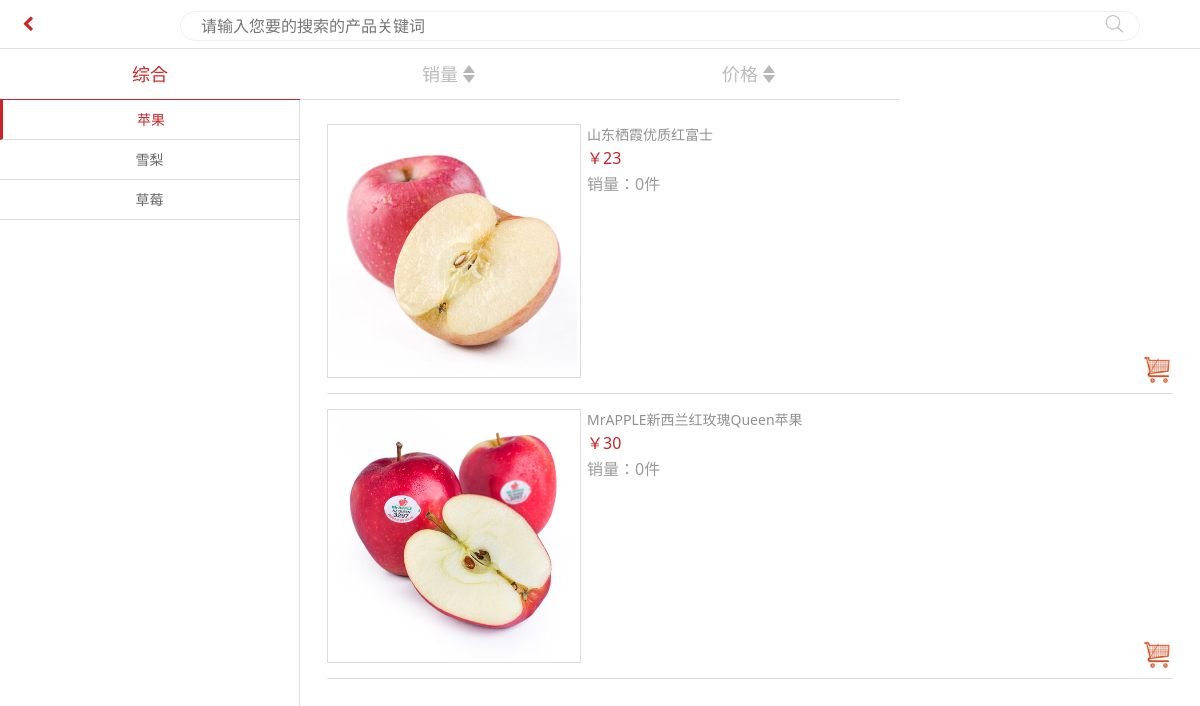
The app's page /category.html with its own data.
### Shop/models.py (models this page shows, shortened)
class goods(models.Model):
    sale = models.IntegerField(default=0)
    title = models.CharField(max_length=150, default='')
    price = models.IntegerField(default=0)
    pic_url = models.CharField(max_length=150, default='')
    pic_url_detail = models.CharField(max_length=150, default='')
    goods_shopcart_number = models.IntegerField(default=0)
    goods_order_number = models.IntegerField(default=0)
    goods_to_shopcart = models.ManyToManyField(shopcart, null=True, blank=True)
    goods_to_order = models.ManyToManyField(order, null=True, blank=True)
    goods_to_user = models.ManyToManyField(settings.AUTH_USER_MODEL, null=True, blank=True)#收藏
    goods_to_category = models.ForeignKey(category, on_delete=models.CASCADE, null=True, blank=True)

### Shop/views.py (the view)
# urls.py: path('category.html', views.category_views),
def category_views(req):
    if req.POST:
        category_get = category.objects.get(category_name=req.POST['name'])
        goods_all = category_get.goods_set.all()
        return render(req, 'category.html',{'goods_all':goods_all,'category':category_get})
    category_apple = category.objects.get(category_name='苹果')
    goods_apple = category_apple.goods_set.all()
    return render(req, 'category.html', {'goods_all': goods_apple, 'category': category_apple})

### templates/category.html (shortened to what this page needs)
{% load static %}
<!DOCTYPE html>
<html>
	<head>
		<link href="{% static 'css/amazeui.min.css'%}" rel="stylesheet" type="text/css" />
		<link href="{% static 'css/style.css'%}" rel="stylesheet" type="text/css" />
	</head>
	<body>
		<header data-am-widget="header" class="am-header am-header-default sq-head ">
			<div class="am-header-left am-header-nav">
				<a href="javascript:history.back()" class="">
					<i class="am-icon-chevron-left"></i>
				</a>
			</div>
		    <div class="cate-search">
		    	<input type="text" class="cate-input" placeholder="请输入您要的搜索的产品关键词" />
		    	<input type="button" class="cate-btn" />
	        </div>
	    </header>
	    <div style="height: 49px;"></div>
	    <ul class="list-nav">
	    	<li class="current"><a href="">综合</a></li>
	    	<li><a href=""><i class="list-price">销量</i></a></li>
			<li><a href=""><i class="list-price">价格</i></a></li>
	    </ul>
	    <div class="content-list">
	    	<div class="list-left">
				{% if category.category_name == '苹果'%}
	    		<li class="current"><a href="javascript:post('苹果')">苹果</a></li>
	    		<li class=""><a href="javascript:post('雪梨')">雪梨</a></li>
				<li class=""><a href="javascript:post('草莓')">草莓</a></li>
				{% endif %}
	    	</div>
	    	<div class="list-right">
	    		<ul class="list-pro">
					{% for goods in goods_all %}
	    	<li>
	    		<a href="detail.html"><img src="{{goods.pic_url}}" class="list-pic" /></a>
	    		<div class="shop-list-mid" style="width: 65%;">
                	<div class="tit"><a href="detail.html">{{goods.title}}</a></div>
                	<div class="am-gallery-desc">￥{{goods.price}}</div>
                	<p>销量：{{goods.sale}}件</p>
                </div>
                <a href="javascript:postcollect('{{goods.id}}')" class="list-cart"><img src="{% static 'images/cart.png'%}" width="30"/></a>
	    	</li>
					{% endfor %}
	    </ul>
	    	</div>
	    </div>
 <div style="height: 55px;"></div>
	</body>
</html>

### Shop/static/css/style.css (style rules this page uses)
body { padding: 0; margin: 0; }
ol,ul,li { padding: 0; margin: 0; list-style: none }
h2,h3,h4,h5,ul,li,p,hr { padding: 0;margin: 0; }
input { outline: none; }
html { padding: 0; margin: 0; }
html,body { height:100% }
i { font-style: normal; }
.sq-head { background: #fff; border-bottom: 1px solid #ddd; overflow: hidden; color: #cb2527; position: fixed; top: 0; z-index: 9999; left: 0; }
.am-header-default .am-header-nav>a { color: #cb2527; }
.shop-list-mid { float: left; width: 50%; margin-left: 0.625rem; }
.shop-list-mid p { color: #9c9b9b; }
.shop-list-mid .tit a { color: #909090; font-size: 1.4rem; display: -webkit-box; -webkit-line-clamp: 2; -webkit-box-orient: vertical; overflow: hidden; white-space: normal; text-overflow: ellipsis; }
.cate-search { position:absolute; background: #fff; z-index: 10; width: 80%; right: 5%; }
.cate-input { width: 100%; height: 3rem; border-radius: 15px; border: 1px solid #eee; padding-left: 2rem; }
.cate-btn { border: 0; background: url(../images/search.png) no-repeat; background-size: contain; width: 2rem; height: 2rem; position: absolute; right: 1.5rem; top:1.5rem; }
.content-list { border-top: 1px solid #ddd; margin-top: -1px; }
.list-left { width: 25%; position: fixed; top: 100px; height: 100%; border-right: 1px solid #ddd; }
.list-left li { width: 100%; font-size: 1.4rem; height: 4rem;line-height: 4rem;text-align: center; border-bottom: 1px solid #ddd;overflow: hidden; }
.list-left li a { color: #666; }
.list-left .current { border-left: 3px solid #cb2527; }
.list-left .current a { color: #cb2527; }
.list-right { float: right; width: 75%;padding-bottom: 50px; }
.list-nav li { width: 25%; font-size: 1.8rem; text-align: center; line-height: 50px; float: left; }
.list-nav li a { color: #bbb; }
.list-nav { overflow: hidden; position: fixed; width: 100%; background: #fff; z-index: 999; }
.list-nav li { border-bottom: 1px solid #ddd; }
.list-nav .current { border-bottom: 1px solid #cb2527; }
.list-nav .current a { color: #cb2527; }
.list-price { background:url(../images/order.png) no-repeat right center; padding-right: 20px; font-style: normal; }
.list-pro { overflow: hidden; padding-bottom: 60px; margin-top: 60px; }
.list-pro li { position: relative; border-bottom: 1px solid #ddd; margin: 0px 3%; padding: 15px 0; overflow: hidden; }
.list-pic { float: left; width: 30%; padding: 3px; border: 1px solid #ddd; }
.list-pro .am-gallery-desc { color: #cb2527; font-size: 1.6rem; }
.list-cart { height: 45px; text-align: center; position: absolute; right: 0px; bottom: 0px; border-radius: 50%; }
.list-cart img { margin-top: 8px; }

### templates/category.html (style rules this page uses)
.shop-list-mid .tit a { color: #909090; font-size: 1.4rem; display: -webkit-box; -webkit-line-clamp: 1; -webkit-box-orient: vertical; overflow: hidden; white-space: normal; text-overflow: ellipsis; }

### records on screen
goods: pic_url (picture), title "山东栖霞优质红富士", price "23", sale "0"
goods: pic_url (picture), title "MrAPPLE新西兰红玫瑰Queen苹果", price "30", sale "0"
